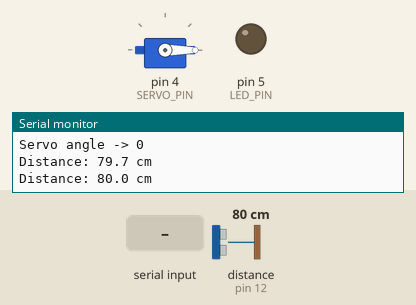
A sketch run on a simulated Arduino Uno, built with avr-gcc and run on an emulated ATmega328P. Shown: servo, output pins drawn as LEDs (lit = HIGH), the last lines printed to the serial monitor. Wiring (inferred from the names in the program): ultrasonic range finder: trigger pin 14; echo pin 12. Inputs (shaded band) come from the test bench; at power-on: distance to the obstacle (sensor on pin 12) 80 cm. The echo pulse lasts 58.3 µs per cm; pins used as bus, display or sensor lines are not drawn.

Above: at 1.5 s.
1.6 s: "led on\n" received over Serial
At 2.8 s:
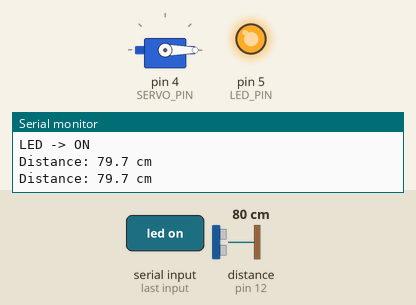
3.1 s: "open\n" received over Serial
At 3.9 s:
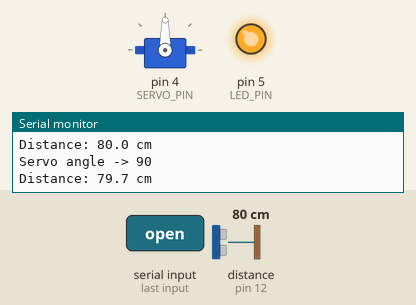
4.6 s: "led off\n" received over Serial
At 5.2 s:
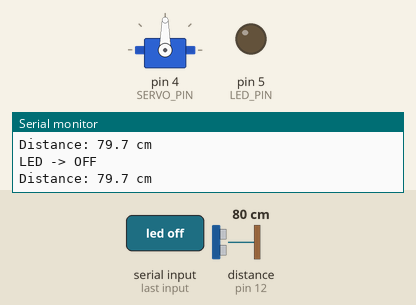
6.1 s: "angle  45\n" received over Serial
At 6.4 s:
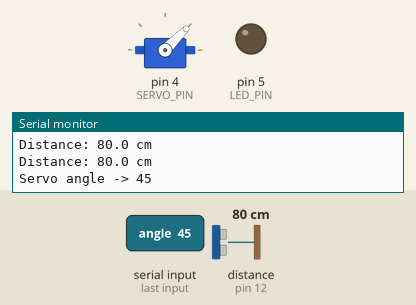
7.6 s: "led on\n" received over Serial
At 8.6 s:
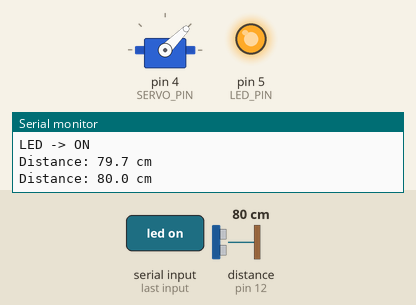
9.1 s: "close\n" received over Serial
At 9.7 s:
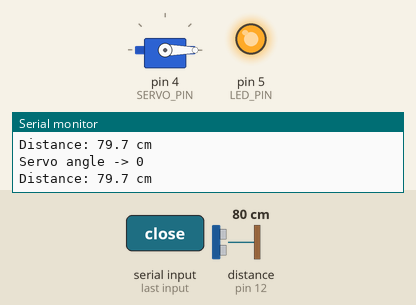
Timing chart, 0 to 11.6 s (numbered marks = the images above; inputs shaded):
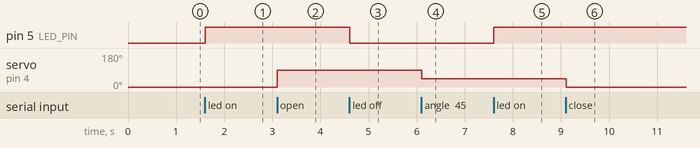

The sketch:

COE_ULTRA_SERVO_CMD.ino
```cpp
/*******************************************************
 * Session 2: Serial-Controlled Smart Gate (ESP8266)
 * - Ultrasonic distance (HC-SR04)
 * - Servo gate control (SG90)
 * - LED on/off
 * - Commands via Serial Monitor (9600 baud):
 *   open | close | led on | led off | angle <0..180> | help
 *******************************************************/
#include <Arduino.h>
#include <Servo.h>

// -------- Pin mapping (NodeMCU GPIO numbers) --------
// DO NOT use D1/D2... here
#define LED_PIN     5    // D1 pin on NodeMCU
#define SERVO_PIN   4    // D2 pin on NodeMCU
#define TRIG_PIN   14    // D5 pin on NodeMCU
#define ECHO_PIN   12    // D6 pin on NodeMCU (through divider!)

// -------- Servo angles --------
const int ANGLE_OPEN  = 90;
const int ANGLE_CLOSE = 0;

// -------- Timing --------
unsigned long lastReadMs = 0;
const unsigned long READ_INTERVAL_MS = 500;

// -------- Globals --------
Servo gate;
String cmd;

// -------- Helpers --------
float readDistanceCm() {
  // Trigger pulse
  digitalWrite(TRIG_PIN, LOW); delayMicroseconds(2);
  digitalWrite(TRIG_PIN, HIGH); delayMicroseconds(10);
  digitalWrite(TRIG_PIN, LOW);

  // Echo pulse width (timeout ~30ms)
  unsigned long duration = pulseIn(ECHO_PIN, HIGH, 30000UL);
  if (duration == 0) return NAN;  // timeout or out of range

  // Convert to cm (sound speed ~343 m/s)
  float distance = duration / 58.3; // cm
  return distance;
}

void printHelp() {
  Serial.println(F("Commands:"));
  Serial.println(F("  open            -> Servo to 90 deg"));
  Serial.println(F("  close           -> Servo to 0 deg"));
  Serial.println(F("  led on          -> LED ON"));
  Serial.println(F("  led off         -> LED OFF"));
  Serial.println(F("  angle <0..180>  -> Servo to angle"));
  Serial.println(F("  help            -> Show commands"));
}

void setServoAngle(int angle) {
  angle = constrain(angle, 0, 180);
  gate.write(angle);
  Serial.print(F("Servo angle -> ")); Serial.println(angle);
}

void handleCommand(String line) {
  line.trim();
  line.toLowerCase();

  if (line == "open") {
    setServoAngle(ANGLE_OPEN);
  } else if (line == "close") {
    setServoAngle(ANGLE_CLOSE);
  } else if (line == "led on") {
    digitalWrite(LED_PIN, HIGH);
    Serial.println(F("LED -> ON"));
  } else if (line == "led off") {
    digitalWrite(LED_PIN, LOW);
    Serial.println(F("LED -> OFF"));
  } else if (line.startsWith("angle ")) {
    int sp = line.indexOf(' ');
    int val = line.substring(sp + 1).toInt();
    setServoAngle(val);
  } else if (line == "help" || line == "?") {
    printHelp();
  } else if (line.length() > 0) {
    Serial.print(F("Unknown command: "));
    Serial.println(line);
    printHelp();
  }
}

void setup() {
  // I/O
  pinMode(LED_PIN, OUTPUT);
  digitalWrite(LED_PIN, LOW);
  pinMode(TRIG_PIN, OUTPUT);
  pinMode(ECHO_PIN, INPUT);

  // Serial
  Serial.begin(9600);
  delay(300);
  Serial.println(F("\n== Serial-Controlled Smart Gate (ESP8266) =="));
  Serial.println(F("Type 'help' for commands."));

  // Servo
  gate.attach(SERVO_PIN);
  setServoAngle(ANGLE_CLOSE); // start closed
}

void loop() {
  // --- Periodic distance read/print ---
  unsigned long now = millis();
  if (now - lastReadMs >= READ_INTERVAL_MS) {
    lastReadMs = now;
    float d = readDistanceCm();
    Serial.print(F("Distance: "));
    if (isnan(d)) Serial.println(F("— (out of range)"));
    else          Serial.print(d, 1), Serial.println(F(" cm"));
  }

  // --- Collect and process serial commands ---
  while (Serial.available()) {
    char c = Serial.read();
    if (c == '\r') continue;    // ignore CR
    if (c == '\n') {            // end of line -> process
      handleCommand(cmd);
      cmd = "";
    } else {
      cmd += c;
      if (cmd.length() > 60) cmd = ""; // basic overflow guard
    }
  }
}
```

Measured:
- after the input at 1.6 s, pin 5 (LED_PIN): LOW → HIGH at once
- after the input at 3.1 s, servo on pin 4 (SERVO_PIN): 0° → 90° at once
- after the input at 4.6 s, pin 5 (LED_PIN): HIGH → LOW at once
- after the input at 6.1 s, servo on pin 4 (SERVO_PIN): 90° → 45° at once
- after the input at 7.6 s, pin 5 (LED_PIN): LOW → HIGH at once
- after the input at 9.1 s, servo on pin 4 (SERVO_PIN): 45° → 0° at once
